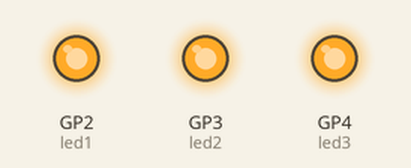
A program run on a simulated Raspberry Pi Pico running MicroPython. Shown: output pins drawn as LEDs (lit = HIGH).

Above: at 0.2 s.
At 1.7 s:
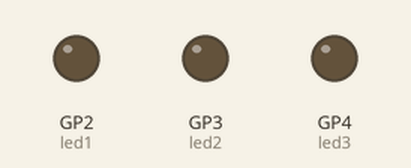
Timing chart, 0 to 3.0 s (numbered marks = the images above):
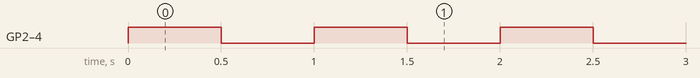

The program:

blinky.py
```python
import time
from machine import Pin

led1=Pin(2,Pin.OUT)
led2=Pin(3,Pin.OUT)
led3=Pin(4,Pin.OUT)

while True:
    led1.value(1)
    led2.value(1)
    led3.value(1)
    time.sleep(0.5)

    led1.value(0)
    led2.value(0)
    led3.value(0)
    time.sleep(0.5)
```

Measured:
- by itself, GP2 (led1), GP3 (led2), GP4 (led3): alternates HIGH for 0.50 s and LOW for 0.50 s
